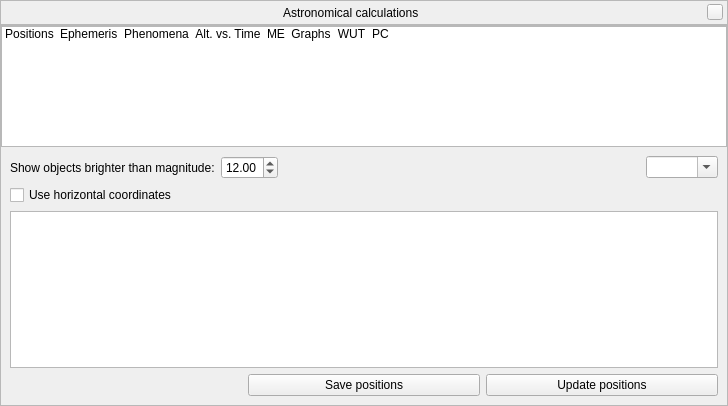
<?xml version="1.0" encoding="UTF-8"?>
<ui version="4.0">
 <class>astroCalcDialogForm</class>
 <widget class="QWidget" name="astroCalcDialogForm">
  <property name="geometry">
   <rect>
    <x>0</x>
    <y>0</y>
    <width>728</width>
    <height>406</height>
   </rect>
  </property>
  <layout class="QVBoxLayout" name="verticalLayout_4">
   <property name="spacing">
    <number>0</number>
   </property>
   <property name="leftMargin">
    <number>0</number>
   </property>
   <property name="topMargin">
    <number>0</number>
   </property>
   <property name="rightMargin">
    <number>0</number>
   </property>
   <property name="bottomMargin">
    <number>0</number>
   </property>
   <item>
    <widget class="BarFrame" name="TitleBar">
     <property name="minimumSize">
      <size>
       <width>16</width>
       <height>25</height>
      </size>
     </property>
     <property name="maximumSize">
      <size>
       <width>16777215</width>
       <height>25</height>
      </size>
     </property>
     <property name="frameShape">
      <enum>QFrame::StyledPanel</enum>
     </property>
     <layout class="QHBoxLayout">
      <property name="leftMargin">
       <number>0</number>
      </property>
      <property name="topMargin">
       <number>0</number>
      </property>
      <property name="rightMargin">
       <number>4</number>
      </property>
      <property name="bottomMargin">
       <number>0</number>
      </property>
      <item>
       <spacer>
        <property name="orientation">
         <enum>Qt::Horizontal</enum>
        </property>
        <property name="sizeHint" stdset="0">
         <size>
          <width>40</width>
          <height>20</height>
         </size>
        </property>
       </spacer>
      </item>
      <item>
       <widget class="QLabel" name="stelWindowTitle">
        <property name="palette">
         <palette>
          <active/>
          <inactive/>
          <disabled/>
         </palette>
        </property>
        <property name="font">
         <font/>
        </property>
        <property name="text">
         <string>Astronomical calculations</string>
        </property>
       </widget>
      </item>
      <item>
       <spacer>
        <property name="orientation">
         <enum>Qt::Horizontal</enum>
        </property>
        <property name="sizeHint" stdset="0">
         <size>
          <width>40</width>
          <height>20</height>
         </size>
        </property>
       </spacer>
      </item>
      <item>
       <widget class="QPushButton" name="closeStelWindow">
        <property name="minimumSize">
         <size>
          <width>16</width>
          <height>16</height>
         </size>
        </property>
        <property name="maximumSize">
         <size>
          <width>16</width>
          <height>16</height>
         </size>
        </property>
        <property name="focusPolicy">
         <enum>Qt::NoFocus</enum>
        </property>
        <property name="text">
         <string/>
        </property>
       </widget>
      </item>
     </layout>
    </widget>
   </item>
   <item>
    <widget class="QFrame" name="viewContent">
     <property name="frameShape">
      <enum>QFrame::StyledPanel</enum>
     </property>
     <property name="frameShadow">
      <enum>QFrame::Plain</enum>
     </property>
     <layout class="QVBoxLayout" name="verticalLayout_2">
      <property name="spacing">
       <number>0</number>
      </property>
      <property name="leftMargin">
       <number>0</number>
      </property>
      <property name="topMargin">
       <number>0</number>
      </property>
      <property name="rightMargin">
       <number>0</number>
      </property>
      <property name="bottomMargin">
       <number>0</number>
      </property>
      <item>
       <widget class="QListWidget" name="stackListWidget">
        <property name="focusPolicy">
         <enum>Qt::NoFocus</enum>
        </property>
        <property name="toolTip">
         <string/>
        </property>
        <property name="verticalScrollBarPolicy">
         <enum>Qt::ScrollBarAlwaysOff</enum>
        </property>
        <property name="horizontalScrollBarPolicy">
         <enum>Qt::ScrollBarAlwaysOff</enum>
        </property>
        <property name="iconSize">
         <size>
          <width>48</width>
          <height>48</height>
         </size>
        </property>
        <property name="movement">
         <enum>QListView::Static</enum>
        </property>
        <property name="flow">
         <enum>QListView::LeftToRight</enum>
        </property>
        <property name="resizeMode">
         <enum>QListView::Adjust</enum>
        </property>
        <property name="viewMode">
         <enum>QListView::IconMode</enum>
        </property>
        <item>
         <property name="text">
          <string>Positions</string>
         </property>
         <property name="toolTip">
          <string>Celestial bodies above horizon</string>
         </property>
         <property name="icon">
          <iconset>
           <normalon>:/graphicGui/tabicon-AstroCalc-PlanetPos.png</normalon>
          </iconset>
         </property>
        </item>
        <item>
         <property name="text">
          <string>Ephemeris</string>
         </property>
         <property name="textAlignment">
          <set>AlignLeading|AlignVCenter</set>
         </property>
         <property name="icon">
          <iconset>
           <normalon>:/graphicGui/tabicon-AstroCalc-Ephemeris.png</normalon>
          </iconset>
         </property>
        </item>
        <item>
         <property name="text">
          <string>Phenomena</string>
         </property>
         <property name="icon">
          <iconset>
           <normalon>:/graphicGui/tabicon-AstroCalc-Phenomena.png</normalon>
          </iconset>
         </property>
        </item>
        <item>
         <property name="text">
          <string>Alt. vs. Time</string>
         </property>
         <property name="toolTip">
          <string>Altitude vs. Time</string>
         </property>
         <property name="icon">
          <iconset>
           <normalon>:/graphicGui/tabicon-AstroCalc-AltVsTime.png</normalon>
          </iconset>
         </property>
        </item>
        <item>
         <property name="text">
          <string comment="Monthly Elevation">ME</string>
         </property>
         <property name="toolTip">
          <string>Monthly Elevation</string>
         </property>
         <property name="icon">
          <iconset>
           <normalon>:/graphicGui/tabicon-AstroCalc-MonthlyElevation.png</normalon>
          </iconset>
         </property>
        </item>
        <item>
         <property name="text">
          <string>Graphs</string>
         </property>
         <property name="toolTip">
          <string>Graphs on the current year</string>
         </property>
         <property name="icon">
          <iconset>
           <normalon>:/graphicGui/tabicon-AstroCalc-Graphs.png</normalon>
          </iconset>
         </property>
        </item>
        <item>
         <property name="text">
          <string comment="What's Up Tonight">WUT</string>
         </property>
         <property name="toolTip">
          <string>What's Up Tonight</string>
         </property>
         <property name="icon">
          <iconset>
           <normalon>:/graphicGui/tabicon-AstroCalc-WhatsUp.png</normalon>
          </iconset>
         </property>
        </item>
        <item>
         <property name="text">
          <string comment="Planetary Calculator">PC</string>
         </property>
         <property name="toolTip">
          <string>Planetary Calculator</string>
         </property>
         <property name="icon">
          <iconset>
           <normalon>:/graphicGui/tabicon-AstroCalc-PC.png</normalon>
          </iconset>
         </property>
        </item>
       </widget>
      </item>
      <item>
       <widget class="QStackedWidget" name="stackedWidget">
        <property name="currentIndex">
         <number>0</number>
        </property>
        <widget class="QWidget" name="stackedWidgetPage1">
         <layout class="QGridLayout" name="gridLayout_2">
          <item row="3" column="0">
           <layout class="QHBoxLayout" name="horizontalLayout_15">
            <item>
             <widget class="QLabel" name="celestialPositionsTimeLabel">
              <property name="text">
               <string/>
              </property>
             </widget>
            </item>
            <item>
             <widget class="QPushButton" name="celestialPositionsSaveButton">
              <property name="text">
               <string>Save positions</string>
              </property>
             </widget>
            </item>
            <item>
             <widget class="QPushButton" name="celestialPositionsUpdateButton">
              <property name="text">
               <string>Update positions</string>
              </property>
             </widget>
            </item>
           </layout>
          </item>
          <item row="0" column="0">
           <layout class="QHBoxLayout" name="horizontalLayout_16">
            <item>
             <widget class="QLabel" name="celestialMagnitudeLimitLabel">
              <property name="text">
               <string>Show objects brighter than magnitude:</string>
              </property>
             </widget>
            </item>
            <item>
             <widget class="QDoubleSpinBox" name="celestialMagnitudeDoubleSpinBox">
              <property name="maximum">
               <double>25.000000000000000</double>
              </property>
              <property name="value">
               <double>12.000000000000000</double>
              </property>
             </widget>
            </item>
            <item>
             <spacer name="horizontalSpacer_2">
              <property name="orientation">
               <enum>Qt::Horizontal</enum>
              </property>
              <property name="sizeHint" stdset="0">
               <size>
                <width>40</width>
                <height>20</height>
               </size>
              </property>
             </spacer>
            </item>
            <item>
             <widget class="QComboBox" name="celestialCategoryComboBox">
              <property name="editable">
               <bool>true</bool>
              </property>
              <property name="insertPolicy">
               <enum>QComboBox::NoInsert</enum>
              </property>
             </widget>
            </item>
           </layout>
          </item>
          <item row="2" column="0">
           <widget class="QTreeWidget" name="celestialPositionsTreeWidget">
            <property name="toolTip">
             <string>List of objects above horizon</string>
            </property>
            <property name="editTriggers">
             <set>QAbstractItemView::NoEditTriggers</set>
            </property>
            <property name="rootIsDecorated">
             <bool>false</bool>
            </property>
            <property name="uniformRowHeights">
             <bool>true</bool>
            </property>
            <property name="itemsExpandable">
             <bool>false</bool>
            </property>
            <property name="sortingEnabled">
             <bool>true</bool>
            </property>
            <property name="expandsOnDoubleClick">
             <bool>false</bool>
            </property>
            <property name="columnCount">
             <number>0</number>
            </property>
            <attribute name="headerShowSortIndicator" stdset="0">
             <bool>true</bool>
            </attribute>
           </widget>
          </item>
          <item row="1" column="0">
           <widget class="QCheckBox" name="horizontalCoordinatesCheckBox">
            <property name="text">
             <string>Use horizontal coordinates</string>
            </property>
           </widget>
          </item>
         </layout>
        </widget>
        <widget class="QWidget" name="stackedWidgetPage2">
         <layout class="QGridLayout" name="gridLayout_3">
          <item row="0" column="0">
           <layout class="QHBoxLayout" name="horizontalLayout">
            <item>
             <widget class="QLabel" name="celestialBodyName">
              <property name="text">
               <string>Celestial body:</string>
              </property>
             </widget>
            </item>
            <item>
             <widget class="QComboBox" name="celestialBodyComboBox">
              <property name="editable">
               <bool>true</bool>
              </property>
              <property name="currentText">
               <string/>
              </property>
              <property name="currentIndex">
               <number>-1</number>
              </property>
              <property name="insertPolicy">
               <enum>QComboBox::NoInsert</enum>
              </property>
             </widget>
            </item>
           </layout>
          </item>
          <item row="1" column="1">
           <layout class="QHBoxLayout" name="horizontalLayout_4">
            <item>
             <widget class="QLabel" name="dateToLabel">
              <property name="text">
               <string>To:</string>
              </property>
             </widget>
            </item>
            <item>
             <widget class="QDateTimeEdit" name="dateToDateTimeEdit">
              <property name="displayFormat">
               <string notr="true">yyyy.MM.dd hh:mm</string>
              </property>
              <property name="calendarPopup">
               <bool>true</bool>
              </property>
             </widget>
            </item>
           </layout>
          </item>
          <item row="1" column="0">
           <layout class="QHBoxLayout" name="horizontalLayout_3">
            <item>
             <widget class="QLabel" name="dateFromLabel">
              <property name="text">
               <string>From:</string>
              </property>
             </widget>
            </item>
            <item>
             <widget class="QDateTimeEdit" name="dateFromDateTimeEdit">
              <property name="displayFormat">
               <string notr="true">yyyy.MM.dd hh:mm</string>
              </property>
              <property name="calendarPopup">
               <bool>true</bool>
              </property>
             </widget>
            </item>
           </layout>
          </item>
          <item row="0" column="1">
           <layout class="QHBoxLayout" name="horizontalLayout_2">
            <item>
             <widget class="QLabel" name="ephemerisStepLabel">
              <property name="text">
               <string>Time step:</string>
              </property>
             </widget>
            </item>
            <item>
             <widget class="QComboBox" name="ephemerisStepComboBox">
              <property name="editable">
               <bool>true</bool>
              </property>
              <property name="insertPolicy">
               <enum>QComboBox::NoInsert</enum>
              </property>
             </widget>
            </item>
           </layout>
          </item>
          <item row="6" column="0" colspan="2">
           <widget class="QTreeWidget" name="ephemerisTreeWidget">
            <property name="editTriggers">
             <set>QAbstractItemView::NoEditTriggers</set>
            </property>
            <property name="rootIsDecorated">
             <bool>false</bool>
            </property>
            <property name="uniformRowHeights">
             <bool>true</bool>
            </property>
            <property name="itemsExpandable">
             <bool>false</bool>
            </property>
            <property name="sortingEnabled">
             <bool>true</bool>
            </property>
            <property name="expandsOnDoubleClick">
             <bool>false</bool>
            </property>
            <property name="columnCount">
             <number>0</number>
            </property>
           </widget>
          </item>
          <item row="7" column="0" colspan="2">
           <layout class="QHBoxLayout" name="horizontalLayout_11">
            <item>
             <widget class="QPushButton" name="ephemerisCleanupButton">
              <property name="text">
               <string>Cleanup ephemerides</string>
              </property>
             </widget>
            </item>
            <item>
             <widget class="QPushButton" name="ephemerisSaveButton">
              <property name="text">
               <string>Save ephemeris</string>
              </property>
             </widget>
            </item>
            <item>
             <widget class="QPushButton" name="ephemerisPushButton">
              <property name="toolTip">
               <string>Calculations require time, please be patient</string>
              </property>
              <property name="text">
               <string>Calculate ephemeris</string>
              </property>
             </widget>
            </item>
           </layout>
          </item>
          <item row="2" column="0" colspan="2">
           <layout class="QHBoxLayout" name="horizontalLayout_17">
            <property name="topMargin">
             <number>0</number>
            </property>
            <item>
             <widget class="QCheckBox" name="ephemerisShowMarkersCheckBox">
              <property name="toolTip">
               <string>Show markers of positions of the current celestial body on the sky</string>
              </property>
              <property name="text">
               <string>Show markers</string>
              </property>
             </widget>
            </item>
            <item>
             <widget class="QCheckBox" name="ephemerisShowDatesCheckBox">
              <property name="toolTip">
               <string>Show dates of positions of current celestial body near markers</string>
              </property>
              <property name="text">
               <string>Show dates</string>
              </property>
             </widget>
            </item>
            <item>
             <widget class="QCheckBox" name="ephemerisShowMagnitudesCheckBox">
              <property name="toolTip">
               <string>Show magnitudes of current celestial body</string>
              </property>
              <property name="text">
               <string>Show magnitudes</string>
              </property>
             </widget>
            </item>
            <item>
             <widget class="QCheckBox" name="ephemerisHorizontalCoordinatesCheckBox">
              <property name="text">
               <string>Use horizontal coordinates</string>
              </property>
             </widget>
            </item>
           </layout>
          </item>
         </layout>
        </widget>
        <widget class="QWidget" name="stackedWidgetPage3">
         <layout class="QGridLayout" name="gridLayout_4">
          <item row="3" column="0" colspan="2">
           <widget class="QTreeWidget" name="phenomenaTreeWidget">
            <property name="editTriggers">
             <set>QAbstractItemView::NoEditTriggers</set>
            </property>
            <property name="rootIsDecorated">
             <bool>false</bool>
            </property>
            <property name="uniformRowHeights">
             <bool>true</bool>
            </property>
            <property name="itemsExpandable">
             <bool>false</bool>
            </property>
            <property name="sortingEnabled">
             <bool>true</bool>
            </property>
            <property name="expandsOnDoubleClick">
             <bool>false</bool>
            </property>
            <property name="columnCount">
             <number>0</number>
            </property>
           </widget>
          </item>
          <item row="2" column="0">
           <layout class="QHBoxLayout" name="horizontalLayout_8">
            <item>
             <widget class="QLabel" name="allowedSeparationLabel">
              <property name="text">
               <string>Maximum allowed separation:</string>
              </property>
             </widget>
            </item>
            <item>
             <widget class="QDoubleSpinBox" name="allowedSeparationDoubleSpinBox">
              <property name="toolTip">
               <string>Value in decimal degrees</string>
              </property>
              <property name="decimals">
               <number>5</number>
              </property>
              <property name="maximum">
               <double>10.000000000000000</double>
              </property>
              <property name="value">
               <double>1.000000000000000</double>
              </property>
             </widget>
            </item>
           </layout>
          </item>
          <item row="1" column="1">
           <layout class="QHBoxLayout" name="horizontalLayout_7">
            <property name="rightMargin">
             <number>0</number>
            </property>
            <item>
             <widget class="QLabel" name="phenomenToLabel">
              <property name="text">
               <string>To:</string>
              </property>
             </widget>
            </item>
            <item>
             <widget class="QDateEdit" name="phenomenToDateEdit">
              <property name="displayFormat">
               <string notr="true">yyyy.MM.dd</string>
              </property>
              <property name="calendarPopup">
               <bool>true</bool>
              </property>
             </widget>
            </item>
           </layout>
          </item>
          <item row="2" column="1">
           <widget class="QCheckBox" name="phenomenaOppositionCheckBox">
            <property name="text">
             <string>Calculate oppositions</string>
            </property>
           </widget>
          </item>
          <item row="0" column="0" colspan="2">
           <layout class="QHBoxLayout" name="horizontalLayout_5">
            <item>
             <widget class="QLabel" name="betweenObjectsLabel">
              <property name="text">
               <string>Between objects:</string>
              </property>
             </widget>
            </item>
            <item>
             <widget class="QComboBox" name="object1ComboBox">
              <property name="editable">
               <bool>true</bool>
              </property>
              <property name="insertPolicy">
               <enum>QComboBox::NoInsert</enum>
              </property>
             </widget>
            </item>
            <item>
             <widget class="QLabel" name="andLabel">
              <property name="sizePolicy">
               <sizepolicy hsizetype="Fixed" vsizetype="Preferred">
                <horstretch>0</horstretch>
                <verstretch>0</verstretch>
               </sizepolicy>
              </property>
              <property name="minimumSize">
               <size>
                <width>50</width>
                <height>0</height>
               </size>
              </property>
              <property name="text">
               <string>and</string>
              </property>
              <property name="alignment">
               <set>Qt::AlignCenter</set>
              </property>
             </widget>
            </item>
            <item>
             <widget class="QComboBox" name="object2ComboBox">
              <property name="sizePolicy">
               <sizepolicy hsizetype="MinimumExpanding" vsizetype="Fixed">
                <horstretch>0</horstretch>
                <verstretch>0</verstretch>
               </sizepolicy>
              </property>
              <property name="editable">
               <bool>true</bool>
              </property>
              <property name="insertPolicy">
               <enum>QComboBox::NoInsert</enum>
              </property>
             </widget>
            </item>
           </layout>
          </item>
          <item row="4" column="0" colspan="2">
           <layout class="QHBoxLayout" name="horizontalLayout_9">
            <item>
             <widget class="QPushButton" name="phenomenaCleanupButton">
              <property name="text">
               <string>Cleanup of phenomena</string>
              </property>
             </widget>
            </item>
            <item>
             <widget class="QPushButton" name="phenomenaSaveButton">
              <property name="text">
               <string>Save phenomena</string>
              </property>
             </widget>
            </item>
            <item>
             <widget class="QPushButton" name="phenomenaPushButton">
              <property name="toolTip">
               <string>Calculations require time, please be patient</string>
              </property>
              <property name="text">
               <string>Calculate phenomena</string>
              </property>
             </widget>
            </item>
           </layout>
          </item>
          <item row="1" column="0">
           <layout class="QHBoxLayout" name="horizontalLayout_6">
            <item>
             <widget class="QLabel" name="phenomenFromLabel">
              <property name="text">
               <string>From:</string>
              </property>
             </widget>
            </item>
            <item>
             <widget class="QDateEdit" name="phenomenFromDateEdit">
              <property name="displayFormat">
               <string notr="true">yyyy.MM.dd</string>
              </property>
              <property name="calendarPopup">
               <bool>true</bool>
              </property>
             </widget>
            </item>
           </layout>
          </item>
         </layout>
        </widget>
        <widget class="QWidget" name="stackedWidgetPage4">
         <layout class="QGridLayout" name="gridLayout_5">
          <item row="1" column="0" colspan="2">
           <widget class="QLabel" name="altVsTimeLabel">
            <property name="sizePolicy">
             <sizepolicy hsizetype="Preferred" vsizetype="Minimum">
              <horstretch>0</horstretch>
              <verstretch>0</verstretch>
             </sizepolicy>
            </property>
            <property name="maximumSize">
             <size>
              <width>16777215</width>
              <height>30</height>
             </size>
            </property>
            <property name="text">
             <string>Please select object to plot its graph 'Altitude vs. Time'.</string>
            </property>
            <property name="alignment">
             <set>Qt::AlignCenter</set>
            </property>
            <property name="wordWrap">
             <bool>true</bool>
            </property>
           </widget>
          </item>
          <item row="2" column="0" colspan="2">
           <layout class="QHBoxLayout" name="horizontalLayout_14">
            <item>
             <widget class="QCheckBox" name="sunAltitudeCheckBox">
              <property name="text">
               <string>Also the graph for the Sun</string>
              </property>
             </widget>
            </item>
            <item>
             <widget class="QCheckBox" name="moonAltitudeCheckBox">
              <property name="text">
               <string>Also the graph for the Moon</string>
              </property>
             </widget>
            </item>
            <item>
             <widget class="QCheckBox" name="positiveAltitudeOnlyCheckBox">
              <property name="toolTip">
               <string>Draw only the positive part of the graph</string>
              </property>
              <property name="text">
               <string>Above horizon only</string>
              </property>
             </widget>
            </item>
           </layout>
          </item>
          <item row="0" column="0" colspan="2">
           <widget class="QCustomPlot" name="altVsTimePlot" native="true">
            <property name="enabled">
             <bool>true</bool>
            </property>
            <property name="sizePolicy">
             <sizepolicy hsizetype="Expanding" vsizetype="Expanding">
              <horstretch>0</horstretch>
              <verstretch>0</verstretch>
             </sizepolicy>
            </property>
           </widget>
          </item>
         </layout>
        </widget>
        <widget class="QWidget" name="stackedWidgetPage5">
         <layout class="QGridLayout" name="gridLayout_7">
          <item row="3" column="0" colspan="2">
           <layout class="QHBoxLayout" name="horizontalLayout_10">
            <item>
             <widget class="QCheckBox" name="monthlyElevationPositiveCheckBox">
              <property name="toolTip">
               <string>Draw only the positive part of the graph</string>
              </property>
              <property name="text">
               <string>Above horizon only</string>
              </property>
             </widget>
            </item>
            <item>
             <widget class="QSlider" name="monthlyElevationTime">
              <property name="toolTip">
               <string>Local Time in hours</string>
              </property>
              <property name="maximum">
               <number>23</number>
              </property>
              <property name="pageStep">
               <number>1</number>
              </property>
              <property name="orientation">
               <enum>Qt::Horizontal</enum>
              </property>
             </widget>
            </item>
            <item>
             <widget class="QLabel" name="monthlyElevationTimeInfo">
              <property name="minimumSize">
               <size>
                <width>60</width>
                <height>0</height>
               </size>
              </property>
              <property name="maximumSize">
               <size>
                <width>60</width>
                <height>16777215</height>
               </size>
              </property>
              <property name="text">
               <string/>
              </property>
              <property name="alignment">
               <set>Qt::AlignCenter</set>
              </property>
             </widget>
            </item>
           </layout>
          </item>
          <item row="2" column="0" colspan="2">
           <widget class="QLabel" name="monthlyElevationLabel">
            <property name="sizePolicy">
             <sizepolicy hsizetype="Preferred" vsizetype="Minimum">
              <horstretch>0</horstretch>
              <verstretch>0</verstretch>
             </sizepolicy>
            </property>
            <property name="maximumSize">
             <size>
              <width>16777215</width>
              <height>30</height>
             </size>
            </property>
            <property name="text">
             <string>Please select object to plot its 'Monthly Elevation' graph for the current year at selected time.</string>
            </property>
            <property name="alignment">
             <set>Qt::AlignCenter</set>
            </property>
            <property name="wordWrap">
             <bool>true</bool>
            </property>
           </widget>
          </item>
          <item row="1" column="0" colspan="2">
           <widget class="QCustomPlot" name="monthlyElevationGraph" native="true">
            <property name="sizePolicy">
             <sizepolicy hsizetype="Preferred" vsizetype="Expanding">
              <horstretch>0</horstretch>
              <verstretch>0</verstretch>
             </sizepolicy>
            </property>
           </widget>
          </item>
          <item row="0" column="0" colspan="2">
           <widget class="QLabel" name="monthlyElevationCelestialObjectLabel">
            <property name="font">
             <font>
              <weight>75</weight>
              <bold>true</bold>
             </font>
            </property>
            <property name="text">
             <string notr="true">Celestial object</string>
            </property>
            <property name="alignment">
             <set>Qt::AlignCenter</set>
            </property>
           </widget>
          </item>
         </layout>
        </widget>
        <widget class="QWidget" name="stackedWidgetPage6">
         <layout class="QGridLayout" name="gridLayout_6">
          <item row="4" column="1">
           <layout class="QHBoxLayout" name="horizontalLayout_20">
            <item>
             <widget class="QLabel" name="graphsSecondLabel">
              <property name="text">
               <string>Second graph (yellow):</string>
              </property>
             </widget>
            </item>
            <item>
             <widget class="QComboBox" name="graphsSecondComboBox"/>
            </item>
           </layout>
          </item>
          <item row="4" column="0">
           <layout class="QHBoxLayout" name="horizontalLayout_19">
            <item>
             <widget class="QLabel" name="graphsFirstLabel">
              <property name="text">
               <string>First graph (red):</string>
              </property>
             </widget>
            </item>
            <item>
             <widget class="QComboBox" name="graphsFirstComboBox"/>
            </item>
           </layout>
          </item>
          <item row="5" column="0">
           <layout class="QHBoxLayout" name="horizontalLayout_18">
            <item>
             <widget class="QLabel" name="graphsCelestialBodyLabel">
              <property name="text">
               <string>Celestial body:</string>
              </property>
             </widget>
            </item>
            <item>
             <widget class="QComboBox" name="graphsCelestialBodyComboBox">
              <property name="editable">
               <bool>true</bool>
              </property>
              <property name="insertPolicy">
               <enum>QComboBox::NoInsert</enum>
              </property>
             </widget>
            </item>
           </layout>
          </item>
          <item row="5" column="1">
           <widget class="QPushButton" name="drawGraphsPushButton">
            <property name="text">
             <string>Draw graphs</string>
            </property>
           </widget>
          </item>
          <item row="2" column="0" colspan="2">
           <widget class="QLabel" name="graphsLabel">
            <property name="font">
             <font>
              <weight>75</weight>
              <bold>true</bold>
             </font>
            </property>
            <property name="text">
             <string>Graphs on the current year</string>
            </property>
            <property name="alignment">
             <set>Qt::AlignCenter</set>
            </property>
           </widget>
          </item>
          <item row="3" column="0" colspan="2">
           <widget class="QCustomPlot" name="graphsPlot" native="true">
            <property name="sizePolicy">
             <sizepolicy hsizetype="Preferred" vsizetype="Expanding">
              <horstretch>0</horstretch>
              <verstretch>0</verstretch>
             </sizepolicy>
            </property>
           </widget>
          </item>
         </layout>
        </widget>
        <widget class="QWidget" name="stackedWidgetPage7">
         <layout class="QGridLayout" name="gridLayout">
          <item row="0" column="0">
           <layout class="QHBoxLayout" name="horizontalLayout_13">
            <item>
             <widget class="QLabel" name="label_2">
              <property name="text">
               <string>Show objects brighter than magnitude:</string>
              </property>
             </widget>
            </item>
            <item>
             <widget class="QDoubleSpinBox" name="wutMagnitudeDoubleSpinBox">
              <property name="alignment">
               <set>Qt::AlignRight|Qt::AlignTrailing|Qt::AlignVCenter</set>
              </property>
              <property name="minimum">
               <double>-21.000000000000000</double>
              </property>
              <property name="maximum">
               <double>21.000000000000000</double>
              </property>
              <property name="value">
               <double>10.000000000000000</double>
              </property>
             </widget>
            </item>
           </layout>
          </item>
          <item row="1" column="0">
           <layout class="QVBoxLayout" name="verticalLayout_3">
            <item>
             <widget class="QLabel" name="label_3">
              <property name="text">
               <string>Select a category:</string>
              </property>
             </widget>
            </item>
            <item>
             <widget class="QListWidget" name="wutCategoryListWidget"/>
            </item>
           </layout>
          </item>
          <item row="1" column="1">
           <layout class="QVBoxLayout" name="verticalLayout_5">
            <item>
             <widget class="QLabel" name="label_4">
              <property name="text">
               <string>Matching objects:</string>
              </property>
             </widget>
            </item>
            <item>
             <widget class="QListWidget" name="wutMatchingObjectsListWidget"/>
            </item>
            <item>
             <layout class="QGridLayout" name="gridLayoutRTSData">
              <item row="0" column="1">
               <widget class="QLabel" name="labelRiseValue">
                <property name="text">
                 <string/>
                </property>
               </widget>
              </item>
              <item row="0" column="4">
               <widget class="QLabel" name="label">
                <property name="text">
                 <string comment="celestial event">Set:</string>
                </property>
                <property name="alignment">
                 <set>Qt::AlignRight|Qt::AlignTrailing|Qt::AlignVCenter</set>
                </property>
               </widget>
              </item>
              <item row="0" column="0">
               <widget class="QLabel" name="labelRise">
                <property name="text">
                 <string comment="celestial event">Rise:</string>
                </property>
                <property name="alignment">
                 <set>Qt::AlignRight|Qt::AlignTrailing|Qt::AlignVCenter</set>
                </property>
               </widget>
              </item>
              <item row="0" column="2">
               <widget class="QLabel" name="labelTransit">
                <property name="text">
                 <string comment="celestial event">Transit:</string>
                </property>
                <property name="alignment">
                 <set>Qt::AlignRight|Qt::AlignTrailing|Qt::AlignVCenter</set>
                </property>
               </widget>
              </item>
              <item row="0" column="3">
               <widget class="QLabel" name="labelTransitValue">
                <property name="text">
                 <string/>
                </property>
               </widget>
              </item>
              <item row="0" column="5">
               <widget class="QLabel" name="labelSetValue">
                <property name="text">
                 <string/>
                </property>
               </widget>
              </item>
             </layout>
            </item>
            <item>
             <widget class="QPushButton" name="saveObjectsButton">
              <property name="text">
               <string>Save list of objects</string>
              </property>
             </widget>
            </item>
           </layout>
          </item>
          <item row="0" column="1">
           <layout class="QHBoxLayout" name="horizontalLayout_12">
            <item>
             <widget class="QLabel" name="wutTimeIntervalLabel">
              <property name="text">
               <string>Show objects which are up:</string>
              </property>
             </widget>
            </item>
            <item>
             <widget class="QComboBox" name="wutComboBox"/>
            </item>
           </layout>
          </item>
         </layout>
        </widget>
        <widget class="QWidget" name="stackedWidgetPage8">
         <layout class="QGridLayout" name="gridLayout_8">
          <item row="0" column="0">
           <layout class="QGridLayout" name="gridLayoutPCalc">
            <item row="7" column="1">
             <widget class="QLabel" name="labelOrbitalVelocitySCBValue"/>
            </item>
            <item row="7" column="0">
             <widget class="QLabel" name="labelOrbitalVelocitySCB">
              <property name="text">
               <string>Orbital velocity of second celestial body:</string>
              </property>
              <property name="alignment">
               <set>Qt::AlignRight|Qt::AlignTrailing|Qt::AlignVCenter</set>
              </property>
             </widget>
            </item>
            <item row="1" column="1">
             <widget class="QComboBox" name="secondCelestialBodyComboBox">
              <property name="editable">
               <bool>true</bool>
              </property>
              <property name="insertPolicy">
               <enum>QComboBox::NoInsert</enum>
              </property>
             </widget>
            </item>
            <item row="1" column="0">
             <widget class="QComboBox" name="firstCelestialBodyComboBox">
              <property name="editable">
               <bool>true</bool>
              </property>
              <property name="insertPolicy">
               <enum>QComboBox::NoInsert</enum>
              </property>
             </widget>
            </item>
            <item row="6" column="1">
             <widget class="QLabel" name="labelOrbitalVelocityFCBValue"/>
            </item>
            <item row="6" column="0">
             <widget class="QLabel" name="labelOrbitalVelocityFCB">
              <property name="text">
               <string>Orbital velocity of first celestial body:</string>
              </property>
              <property name="alignment">
               <set>Qt::AlignRight|Qt::AlignTrailing|Qt::AlignVCenter</set>
              </property>
             </widget>
            </item>
            <item row="2" column="1">
             <widget class="QLabel" name="labelLinearDistanceValue"/>
            </item>
            <item row="0" column="0">
             <widget class="QLabel" name="labelFCB">
              <property name="text">
               <string>First celestial body:</string>
              </property>
             </widget>
            </item>
            <item row="3" column="0">
             <widget class="QLabel" name="labelAngularDistance">
              <property name="text">
               <string>Angular distance:</string>
              </property>
              <property name="alignment">
               <set>Qt::AlignRight|Qt::AlignTrailing|Qt::AlignVCenter</set>
              </property>
             </widget>
            </item>
            <item row="4" column="0">
             <widget class="QLabel" name="labelOrbitalResonance">
              <property name="text">
               <string>Orbital resonance:</string>
              </property>
              <property name="alignment">
               <set>Qt::AlignRight|Qt::AlignTrailing|Qt::AlignVCenter</set>
              </property>
             </widget>
            </item>
            <item row="4" column="1">
             <widget class="QLabel" name="labelOrbitalResonanceValue"/>
            </item>
            <item row="2" column="0">
             <widget class="QLabel" name="labelLinearDistance">
              <property name="text">
               <string>Linear distance:</string>
              </property>
              <property name="alignment">
               <set>Qt::AlignRight|Qt::AlignTrailing|Qt::AlignVCenter</set>
              </property>
             </widget>
            </item>
            <item row="3" column="1">
             <widget class="QLabel" name="labelAngularDistanceValue"/>
            </item>
            <item row="0" column="1">
             <widget class="QLabel" name="labelSCB">
              <property name="text">
               <string>Second celestial body:</string>
              </property>
             </widget>
            </item>
            <item row="5" column="0">
             <widget class="QLabel" name="labelSynodicPeriod">
              <property name="text">
               <string>Synodic period:</string>
              </property>
              <property name="alignment">
               <set>Qt::AlignRight|Qt::AlignTrailing|Qt::AlignVCenter</set>
              </property>
             </widget>
            </item>
            <item row="5" column="1">
             <widget class="QLabel" name="labelSynodicPeriodValue"/>
            </item>
           </layout>
          </item>
          <item row="1" column="0">
           <spacer name="verticalSpacer">
            <property name="orientation">
             <enum>Qt::Vertical</enum>
            </property>
            <property name="sizeHint" stdset="0">
             <size>
              <width>20</width>
              <height>148</height>
             </size>
            </property>
           </spacer>
          </item>
         </layout>
        </widget>
       </widget>
      </item>
     </layout>
    </widget>
   </item>
  </layout>
 </widget>
 <customwidgets>
  <customwidget>
   <class>BarFrame</class>
   <extends>QFrame</extends>
   <header>Dialog.hpp</header>
   <container>1</container>
  </customwidget>
  <customwidget>
   <class>QCustomPlot</class>
   <extends>QWidget</extends>
   <header>external/qcustomplot/qcustomplot.h</header>
  </customwidget>
 </customwidgets>
 <resources/>
 <connections/>
</ui>
